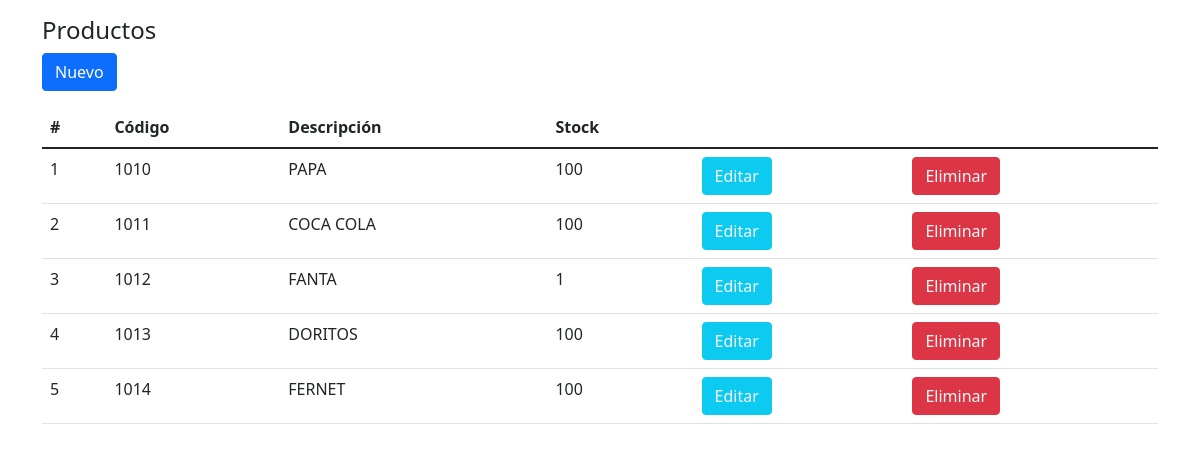
The page / on the database its author committed.
### tables this page shows
CREATE TABLE `productos` (
  `id` int(11) NOT NULL,
  `codigo` varchar(20) NOT NULL,
  `descripcion` tinytext NOT NULL,
  `inventariable` tinyint(4) NOT NULL,
  `stock` int(11) NOT NULL,
  `activo` tinyint(4) NOT NULL
);

### index.php (the view, shortened to what this page needs)
<?php
$db = new Database();
$con = $db->conectar();
$activo = 1;
$comando = $con->prepare("SELECT id, codigo, descripcion, stock FROM productos WHERE activo=:mi_activo ORDER BY id ASC");
$comando->execute(['mi_activo' => $activo]);
$resultado = $comando->fetchAll(PDO::FETCH_ASSOC);
?>
<!DOCTYPE html>
<html lang="en">
<head>
    <link rel="stylesheet" href="public/css/bootstrap.min.css">
</head>
<body class="py-3">
<main class="container">
    <div class="row">
        <div class="col">
            <h4>Productos</h4>
            <a href="nuevo.php" class="btn btn-primary float-right">Nuevo</a>
        </div>
    </div>
    <div class="row py-3">
        <div class="col">
            <table class="table table-border">
                <thead>
                    <tr>
                        <th>#</th>
                        <th>Código</th>
                        <th>Descripción</th>
                        <th>Stock</th>
                        <th></th>
                        <th></th>
                    </tr>
                </thead>
                <tbody>
                    <tr>
                    <?php
                        foreach($resultado as $row){
                    ?>
                        <td><?php echo $row['id']; ?></td>
                        <td><?php echo $row['codigo']; ?></td>
                        <td><?php echo $row['descripcion']; ?></td>
                        <td><?php echo $row['stock']; ?></td>
                        <td><a href="editar.php?id=<?php echo $row['id']; ?>" class="btn btn-info text-light">Editar</a></td>
                        <td><a href="eliminar.php?id=<?php echo $row['id']; ?>" class="btn btn-danger text-light">Eliminar</a></td>
                    </tr>
                    <?php } ?>
                </tbody>
            </table>
        </div>
    </div>
</main>
</body>
</html>

### rows shown on the page
productos: id "1", codigo "1010", descripcion "PAPA", stock "100"
productos: id "2", codigo "1011", descripcion "COCA COLA", stock "100"
productos: id "3", codigo "1012", descripcion "FANTA", stock "1"
productos: id "4", codigo "1013", descripcion "DORITOS", stock "100"
productos: id "5", codigo "1014", descripcion "FERNET", stock "100"
